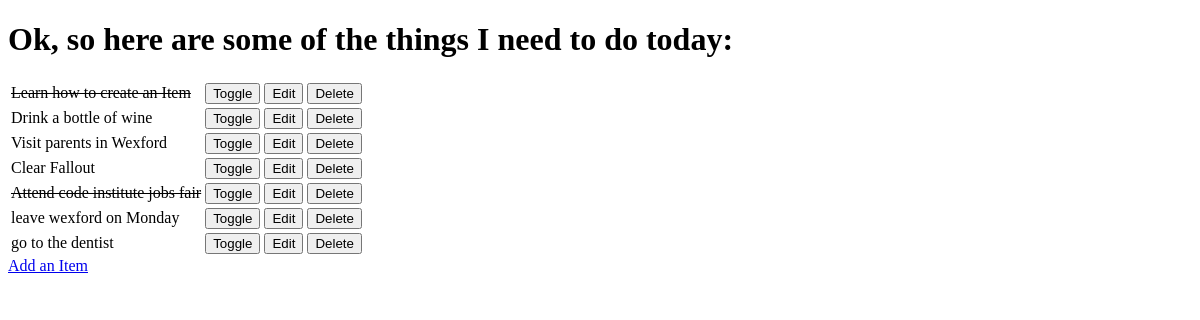
Before: / with the older database file.
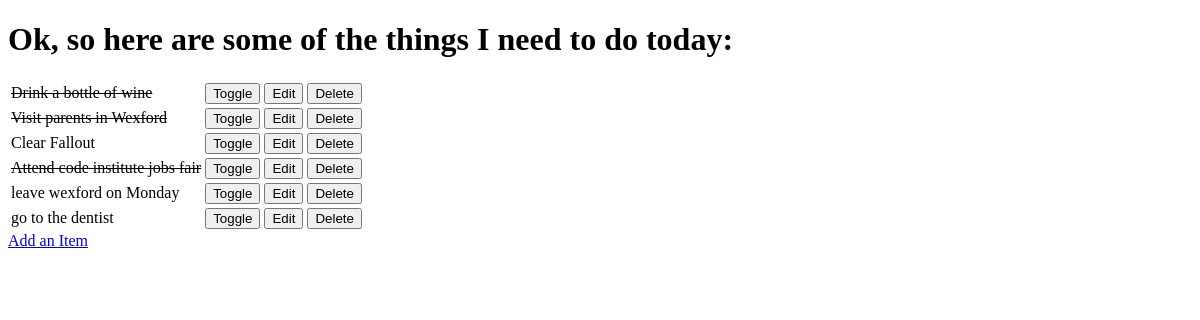
After: the same page with the newer database file.
### todo/models.py (models this page shows, shortened)
class Item(models.Model):
    name = models.CharField(max_length=50, null=False, blank=False)
    done = models.BooleanField(null=False, blank=False, default=False)

### todo/views.py (the view)
# urls.py: path('', views.get_todo_list, name='get_todo_list'),
def get_todo_list(request):
    items = Item.objects.all()
    context = {
        'items': items
    }
    return render(request, "todo/todo_list.html", context)

### todo/templates/todo/todo_list.html (shortened to what this page needs)
<!DOCTYPE html>
<html lang="en">
<head>
</head>
<body>
    <h1>Ok, so here are some of the things I need to do today: </h1>
    <table>
        {% for item in items %}
        <tr>
        {% if item.done %}
        <td><strike>{{ item.name }}</strike></td>
        {% else %}
        <td>{{ item.name }}</td>
        {% endif %}
        <td>
            <a href="/toggle/{{ item.id }}">
                <button>Toggle</button>
            </a>
        </td>
        <td>
            <a href="/edit/{{ item.id }}">
                <button>Edit</button>
            </a>
        </td>
        <td>
            <a href="/delete/{{ item.id }}">
                <button>Delete</button>
            </a>
        </td>
        </tr>
        {% empty %}
        <tr><td>Well this is embarrasing, it looks like you have nothing to do.</td></tr>
        {% endfor %}
    </table>
    <a href="/add">Add an Item</a>
</body>
</html>

Changed rows visible on the page:
removed Item: name "Learn how to create an Item"
changed Item "Drink a bottle of wine": done False → True (drawn)
changed Item "Visit parents in Wexford": done False → True (drawn)
